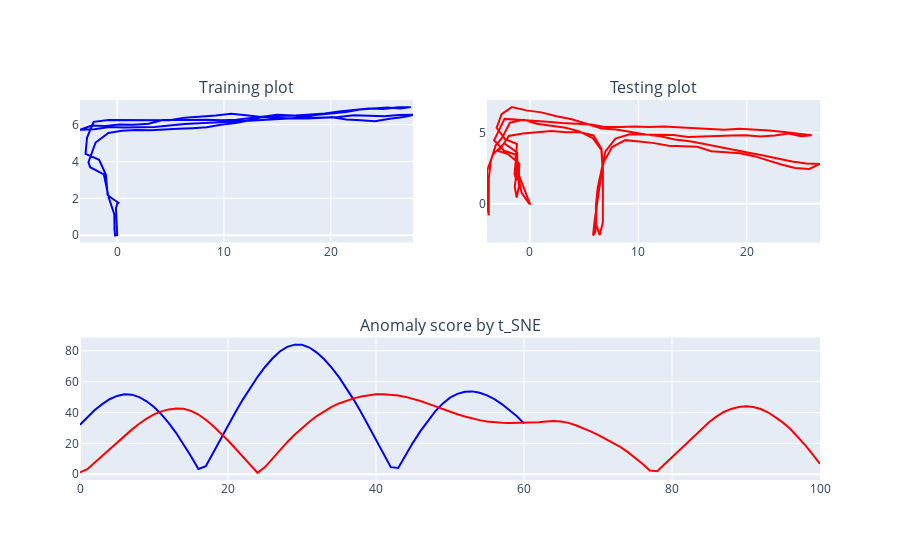

The notebook cell this image was saved under:
### Code cell
fig = make_subplots(rows=2, cols=2,specs=[[{}, {}], [{"colspan": 2}, None]],
    subplot_titles=("Training plot","Testing plot", "Anomaly score by t_SNE"))
fig.add_trace(go.Scatter(x=df[1], y=df[2], marker_color='blue',
                        name="Training path"),row=1, col=1)
fig.add_trace(go.Scatter(x=df_test[1], y=df_test[2], marker_color='red',
                        name="Testing Score"),row=1, col=2)
fig.add_trace(go.Scatter(x=list(range(len(dt_scores))), y=dt_scores[:], marker_color='blue',
                         name="Training Score"), row=2, col=1)
fig.add_trace(go.Scatter(x=list(range(len(dj_scores))), y=dj_scores, marker_color='red',
                        name="Testing Score"), row=2, col=1)
fig.update_layout(showlegend=False)

### Figure 1 — Plotly figure (JSON) as saved in the notebook; plotly's stock layout.template omitted (floating-point values rounded to 4 significant figures; data arrays with more than 128 entries replaced by an {"elided": "..."} marker saying what was removed)
{"data": [{"marker": {"color": "blue"}, "name": "Training path", "type": "scatter", "x": [0, -0.2, -0.25, -0.27, -0.8, -1.25, -2.53, -2.69, -2.02, -0.82, 0.45, 1.77, 3.1, 4.4, 5.73, 7.06, 8.38, 9.71, 11.1, 12.4, 13.67, 14.95, 16.23, 17.53, 18.82, 20.1, 21.42, 22.73, 24.02, 25.29, 26.51, 27.5, 26.32, 24.94, 23.55, 22.16, 20.8, 19.45, 18.11, 16.76, 13.95, 12.54, 11.15, 9.76, 8.37, 7, 5.63, 4.26, 2.95, 1.56, 0.21, -1.12, -2.39, -3.48, -2.14, -0.74, 0.64, 2.04, 3.48, 4.91, 6.31, 7.7, 9.08, 10.48, 11.88, 13.27, 14.67, 16.05, 17.4, 18.75, 20.11, 21.46, 22.79, 24.13, 25.53, 26.82, 27.7, 26.38, 25, 23.58, 22.17, 20.72, 19.26, 17.81, 16.36, 14.92, 13.48, 12.07, 10.67, 9.23, 7.78, 6.34, 4.9, 3.45, 1.99, 0.58, -0.82, -2.2, -2.82, -2.96, -1.69, -1.06, -0.89, 0.11, 0.04, 0.07, -0.11, 0, -0.2, -0.25], "xaxis": "x", "y": [0, -0.01, 0.32, 1.14, 2.06, 3.3, 3.69, 3.96, 5.03, 5.55, 5.67, 5.71, 5.69, 5.71, 5.77, 5.81, 5.86, 5.99, 6.09, 6.24, 6.43, 6.53, 6.51, 6.47, 6.53, 6.61, 6.68, 6.82, 6.87, 6.93, 6.88, 6.95, 6.94, 6.85, 6.88, 6.8, 6.71, 6.6, 6.55, 6.5, 6.45, 6.37, 6.27, 6.24, 6.27, 6.25, 6.26, 6.25, 6.05, 6, 6.01, 5.93, 5.95, 5.72, 5.75, 5.87, 5.85, 5.85, 5.87, 5.95, 6.04, 6.08, 6.1, 6.15, 6.2, 6.23, 6.3, 6.33, 6.4, 6.37, 6.4, 6.28, 6.24, 6.18, 6.32, 6.42, 6.53, 6.52, 6.46, 6.47, 6.51, 6.42, 6.37, 6.33, 6.33, 6.35, 6.41, 6.51, 6.59, 6.5, 6.42, 6.38, 6.24, 6.24, 6.21, 6.21, 6.25, 6.15, 5.3, 4.41, 4.09, 3.29, 2.17, 1.76, 1.74, 1.82, 1.47, 0, -0.01, 0.32], "yaxis": "y"}, {"marker": {"color": "red"}, "name": "Testing Score", "type": "scatter", "x": {"elided": "150 float values"}, "xaxis": "x2", "y": {"elided": "150 float values"}, "yaxis": "y2"}, {"marker": {"color": "blue"}, "name": "Training Score", "type": "scatter", "x": [0, 1, 2, 3, 4, 5, 6, 7, 8, 9, 10, 11, 12, 13, 14, 15, 16, 17, 18, 19, 20, 21, 22, 23, 24, 25, 26, 27, 28, 29, 30, 31, 32, 33, 34, 35, 36, 37, 38, 39, 40, 41, 42, 43, 44, 45, 46, 47, 48, 49, 50, 51, 52, 53, 54, 55, 56, 57, 58, 59, 60], "xaxis": "x3", "y": [32.15, 37.18, 41.63, 45.45, 48.63, 50.77, 51.85, 51.6, 50.02, 47.33, 43.58, 38.83, 33.18, 26.71, 19.51, 11.71, 3.431, 5.192, 14.01, 22.88, 31.65, 40.21, 48.41, 56.11, 63.19, 69.55, 75.07, 79.58, 82.59, 84.04, 83.9, 82.16, 78.89, 74.53, 69.19, 62.97, 55.95, 48.25, 39.99, 31.3, 22.32, 13.46, 4.614, 4.092, 12.52, 20.53, 28.0, 34.79, 40.78, 45.8, 49.66, 52.13, 53.48, 53.73, 52.87, 51.17, 48.68, 45.51, 41.93, 37.75, 33.0], "yaxis": "y3"}, {"marker": {"color": "red"}, "name": "Testing Score", "type": "scatter", "x": [0, 1, 2, 3, 4, 5, 6, 7, 8, 9, 10, 11, 12, 13, 14, 15, 16, 17, 18, 19, 20, 21, 22, 23, 24, 25, 26, 27, 28, 29, 30, 31, 32, 33, 34, 35, 36, 37, 38, 39, 40, 41, 42, 43, 44, 45, 46, 47, 48, 49, 50, 51, 52, 53, 54, 55, 56, 57, 58, 59, 60, 61, 62, 63, 64, 65, 66, 67, 68, 69, 70, 71, 72, 73, 74, 75, 76, 77, 78, 79, 80, 81, 82, 83, 84, 85, 86, 87, 88, 89, 90, 91, 92, 93, 94, 95, 96, 97, 98, 99, 100], "xaxis": "x3", "y": [1.198, 3.303, 7.641, 11.92, 16.25, 20.58, 24.84, 28.94, 32.73, 36.09, 38.81, 40.76, 42.06, 42.65, 42.43, 41.13, 38.76, 35.33, 31.26, 26.76, 21.88, 16.71, 11.51, 6.308, 0.9118, 4.637, 10.2, 15.65, 20.82, 25.61, 30.03, 34.1, 37.76, 40.97, 43.71, 45.93, 47.64, 49.2, 50.46, 51.35, 51.84, 51.95, 51.68, 51.07, 50.16, 48.96, 47.5, 45.8, 43.99, 42.2, 40.47, 38.87, 37.43, 36.16, 35.1, 34.28, 33.71, 33.4, 33.29, 33.32, 33.35, 33.37, 33.69, 34.23, 34.51, 34.22, 33.31, 31.74, 29.84, 27.77, 25.5, 23.07, 20.51, 17.75, 14.53, 10.84, 6.783, 2.44, 2.03, 6.555, 11.15, 15.81, 20.47, 25.08, 29.52, 33.67, 37.39, 40.36, 42.35, 43.59, 44.07, 43.67, 42.29, 40.03, 36.92, 33.47, 29.33, 24.42, 18.91, 12.95, 6.812], "yaxis": "y3"}], "layout": {"annotations": [{"font": {"size": 16}, "showarrow": false, "text": "Training plot", "x": 0.225, "xanchor": "center", "xref": "paper", "y": 1, "yanchor": "bottom", "yref": "paper"}, {"font": {"size": 16}, "showarrow": false, "text": "Testing plot", "x": 0.775, "xanchor": "center", "xref": "paper", "y": 1, "yanchor": "bottom", "yref": "paper"}, {"font": {"size": 16}, "showarrow": false, "text": "Anomaly score by t_SNE", "x": 0.5, "xanchor": "center", "xref": "paper", "y": 0.375, "yanchor": "bottom", "yref": "paper"}], "showlegend": false, "xaxis": {"anchor": "y", "domain": [0, 0.45]}, "xaxis2": {"anchor": "y2", "domain": [0.55, 1]}, "xaxis3": {"anchor": "y3", "domain": [0, 1]}, "yaxis": {"anchor": "x", "domain": [0.625, 1]}, "yaxis2": {"anchor": "x2", "domain": [0.625, 1]}, "yaxis3": {"anchor": "x3", "domain": [0, 0.375]}}}
